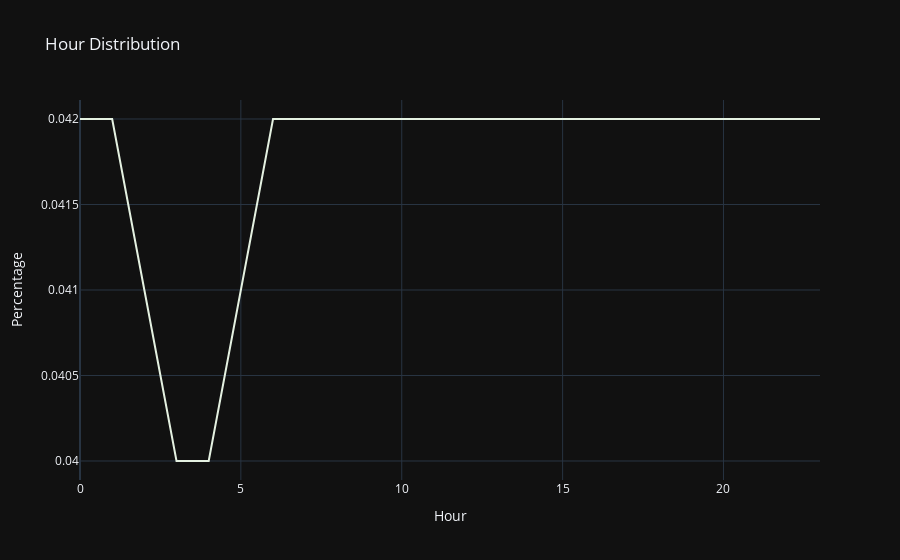

The cell this chart's notebook holds for it:
### Code cell
px.line(df_hour,x='hour',y='percentage',title='Hour Distribution',labels={'hour':'Hour','percentage':'Percentage'}
        ,template='plotly_dark',color_discrete_sequence=px.colors.sequential.Mint)

### Figure 1 — Plotly figure (JSON) as saved in the notebook; plotly's stock layout.template omitted (floating-point values rounded to 4 significant figures)
{"data": [{"hovertemplate": "Hour=%{x}<br>Percentage=%{y}<extra></extra>", "legendgroup": "", "line": {"color": "rgb(228, 241, 225)", "dash": "solid"}, "marker": {"symbol": "circle"}, "mode": "lines", "name": "", "orientation": "v", "showlegend": false, "type": "scatter", "x": [0, 1, 2, 3, 4, 5, 6, 7, 8, 9, 10, 11, 12, 13, 14, 15, 16, 17, 18, 19, 20, 21, 22, 23], "xaxis": "x", "y": [0.042, 0.042, 0.041, 0.04, 0.04, 0.041, 0.042, 0.042, 0.042, 0.042, 0.042, 0.042, 0.042, 0.042, 0.042, 0.042, 0.042, 0.042, 0.042, 0.042, 0.042, 0.042, 0.042, 0.042], "yaxis": "y"}], "layout": {"legend": {"tracegroupgap": 0}, "title": {"text": "Hour Distribution"}, "xaxis": {"anchor": "y", "domain": [0, 1], "title": {"text": "Hour"}}, "yaxis": {"anchor": "x", "domain": [0, 1], "title": {"text": "Percentage"}}}}
